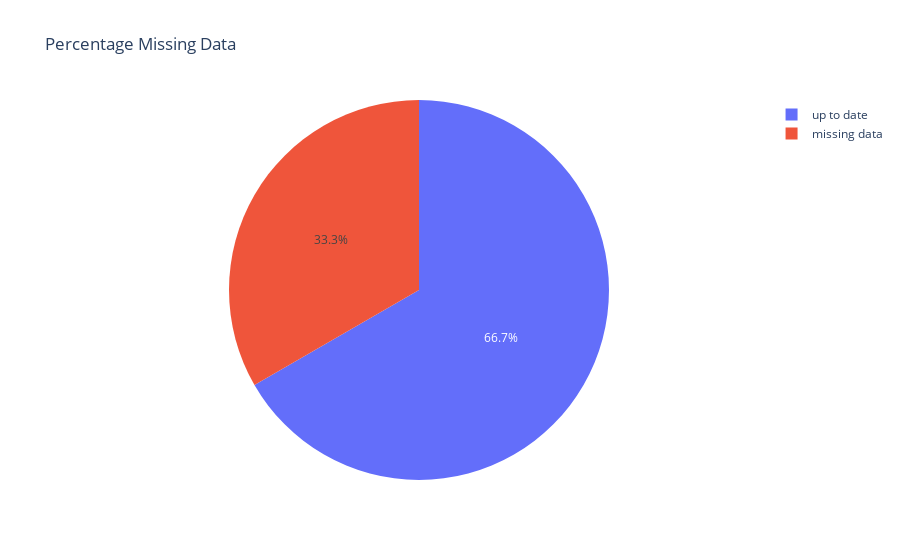

The notebook cell saved with this chart:
### Code cell
plot('all')

### Figure 1 — Plotly figure (JSON) as saved in the notebook; plotly's stock layout.template omitted (floating-point values rounded to 4 significant figures)
{"data": [{"domain": {"x": [0, 1], "y": [0, 1]}, "hovertemplate": "up_to_date=%{label}<extra></extra>", "labels": ["up to date", "missing data", "up to date", "missing data", "up to date", "up to date"], "legendgroup": "", "name": "", "showlegend": true, "type": "pie"}], "layout": {"legend": {"tracegroupgap": 0}, "title": {"text": "Percentage Missing Data"}}}
